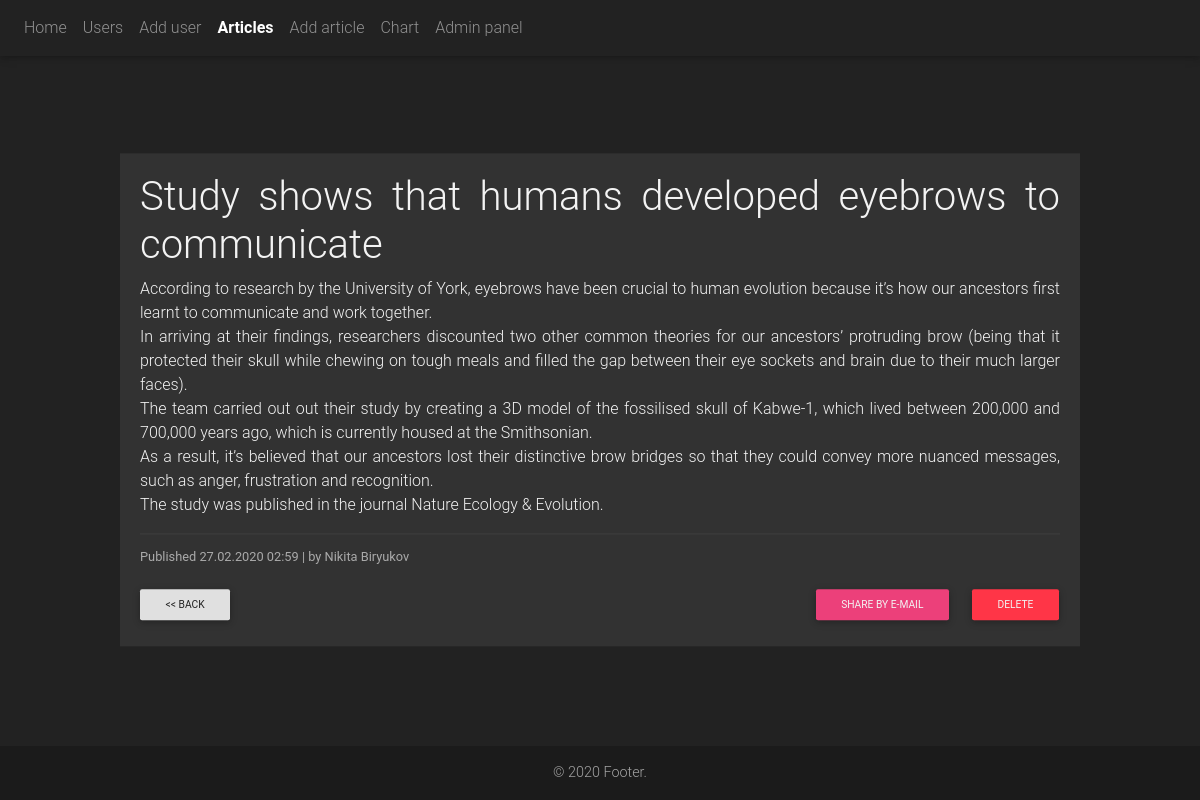
The page /articles/study-shows-that-humans-developed-eyebrows-to-communicate on the database its author committed.
### main/models.py (models this page shows, shortened)
class Article(models.Model):
    status = (
        ('draft', 'Draft'),
        ('published', 'Published'),
    )
    title = models.CharField(max_length=200, null=True)
    slug = models.SlugField(max_length=250, null=True, blank=True)
    author = models.CharField(max_length=200, null=False, default='Nikita Biryukov')
    body = models.TextField(default='Lorem ipsum dolor sit amet, consectetur adipisicing elit. A culpa et explicabo '
                                    'natus odit quod repellendus saepe. Ab autem corporis deleniti dolore ducimus '
                                    'expedita, impedit, labore recusandae rerum saepe veniam? Amet dicta '
                                    'distinctio earum esse est iure maiores neque nesciunt nulla omnis optio quaerat '
                                    'quis, rerum, sapiente, similique temporibus velit voluptate voluptatem. '
                                    'Consectetur consequuntur corporis natus nulla qui quos, ullam!')
    publish = models.DateTimeField(default=datetime.now())
    created = models.DateTimeField(auto_now_add=True)
    updated = models.DateTimeField(auto_now=True)
    status = models.CharField(max_length=10, choices=status, default='Draft')
    class Meta:
        ordering = ('-publish',)

### main/views.py (the view)
# urls.py: path('articles/<slug:slug_text>', views.article_detail, name='article_detail'),
def article_detail(request, slug_text):
    a = Article.objects.filter(slug=slug_text)
    arg = "<h1>Article not found. <a href='/articles/'>Go to article list &raquo;</a></h1>"
    if a.exists():
        a = a.first()
    else:
        return HttpResponse(arg)
    articles = Article.objects.all()
    args = {
        'article': a,
        'articles': articles
    }
    return render(request, 'html/articles/detail.html', args)

### main/templates/html/articles/detail.html (shortened to what this page needs)
{% extends 'html/base.html' %}
{% block nav %} {% include 'html/elements/nav.html' with is_articles=True %} {% endblock %}
{% block content %}
    <div class="detail-articles">
        <h1 class="article-title"> {{ article.title }} </h1>
        <div class="detail-text">
            {{ article.body|linebreaks }}
        </div>
        <hr>
        <small class="date">
                Published {{ article.publish }} | by {{ article.author }}
        </small>
        <div class="share-post-btn">
            <button class="btn btn-light btn-sm">
            <a href="/articles" style="color:#222;"><< back</a>
            </button>
            <button class="btn btn-pink btn-sm" style="position: absolute; right: 125px;">
            <a href="{% url "article_share" article.slug %}">Share by e-mail</a>
            </button>
            <button class="btn btn-danger btn-sm" style="position: absolute; right: 15px;">
            <a href="{% url "article_delete" article.slug %}">Delete</a>
            </button>
        </div>
    </div>
{% endblock %}

### main/static/css/style.css (style rules this page uses)
* { color: #f3f3f3; margin: 0; padding: 0; box-sizing: border-box; }
body { background-color: #222222; position: relative; padding-bottom: 53px; min-height: 100vh; }
a { color: hotpink; }
.detail-articles { width: 960px; text-align: justify; background-color: #323232; padding: 20px; position: absolute; top: 50%; transform: translateY(-50%); margin: 0 auto; right: 0; left: 0; }
.date { color: #aaa; }
.share-post-btn a { color: #f2f2f2; }
.share-post-btn { margin-top: 15px; margin-left: -0.375rem; }
hr { color: #454545; background-color: #454545; margin: 10px 0; }

### rows shown on the page
Article: title "Study shows that humans developed eyebrows to communicate", body "According to research by the University of York, eyebrows have been crucial to human evolution because it’s how our ancestors first learnt to communicate and work together. In arriving at their findings, researchers discounted two other common theories for our ancestors’ protruding brow (being that it protected their skull while chewing on tough meals and filled the gap between their eye sockets and brain due to their much larger faces). The team carried out out their study by creating a 3D model of the fossilised skull of Kabwe-1, which lived between 200,000 and 700,000 years ago, which is currently housed at the Smithsonian. As a result, it’s believed that our ancestors lost their…", publish "27.02.2020 02:59", author "Nikita Biryukov"
